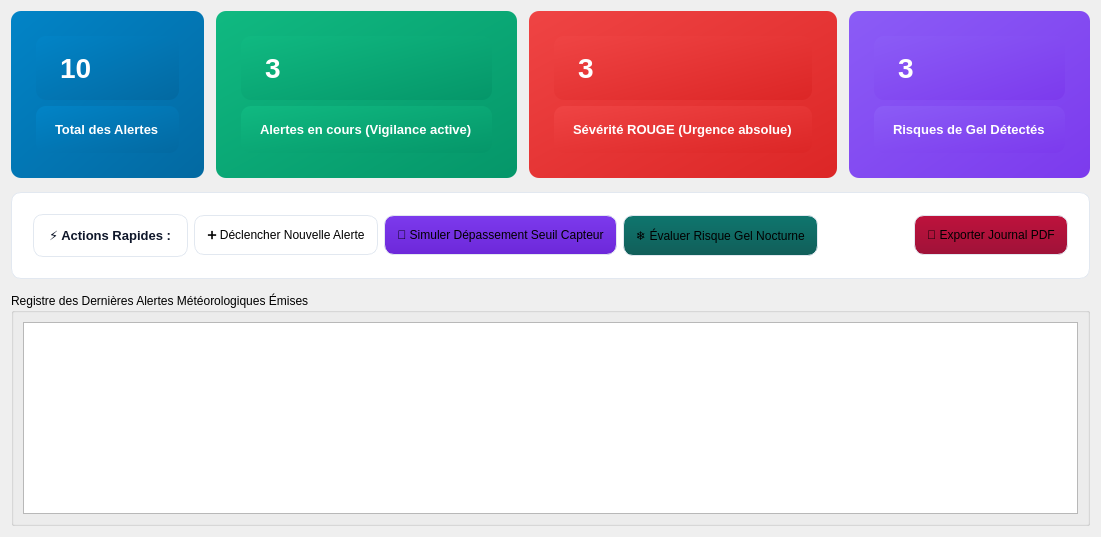
         <widget class="QWidget" name="pageDashboard">
          <layout class="QVBoxLayout" name="layoutPageDash">
           <property name="spacing">
            <number>14</number>
           </property>
           <!-- KPI CARDS -->
           <item>
            <layout class="QHBoxLayout" name="kpiDashLayout">
             <property name="spacing">
              <number>12</number>
             </property>
             <item>
              <widget class="QFrame" name="kpiTotal">
               <property name="styleSheet">
                <string notr="true">background: qlineargradient(x1:0, y1:0, x2:1, y2:1, stop:0 #0284c7, stop:1 #0369a1); color: white; border-radius: 10px; padding: 16px;</string>
               </property>
               <layout class="QVBoxLayout" name="kpiTotalVBox">
                <item><widget class="QLabel" name="lblKpiTotalVal"><property name="text"><string>10</string></property><property name="styleSheet"><string notr="true">font-size: 28px; font-weight: 800;</string></property></widget></item>
                <item><widget class="QLabel" name="lblKpiTotalTitle"><property name="text"><string>Total des Alertes</string></property><property name="styleSheet"><string notr="true">font-size: 13px; font-weight: bold; color: #ffffff;</string></property></widget></item>
               </layout>
              </widget>
             </item>
             <item>
              <widget class="QFrame" name="kpiEnCours">
               <property name="styleSheet">
                <string notr="true">background: qlineargradient(x1:0, y1:0, x2:1, y2:1, stop:0 #10b981, stop:1 #059669); color: white; border-radius: 10px; padding: 16px;</string>
               </property>
               <layout class="QVBoxLayout" name="kpiEnCoursVBox">
                <item><widget class="QLabel" name="lblKpiEnCoursVal"><property name="text"><string>3</string></property><property name="styleSheet"><string notr="true">font-size: 28px; font-weight: 800;</string></property></widget></item>
                <item><widget class="QLabel" name="lblKpiEnCoursTitle"><property name="text"><string>Alertes en cours (Vigilance active)</string></property><property name="styleSheet"><string notr="true">font-size: 13px; font-weight: bold; color: #ffffff;</string></property></widget></item>
               </layout>
              </widget>
             </item>
             <item>
              <widget class="QFrame" name="kpiCritique">
               <property name="styleSheet">
                <string notr="true">background: qlineargradient(x1:0, y1:0, x2:1, y2:1, stop:0 #ef4444, stop:1 #dc2626); color: white; border-radius: 10px; padding: 16px;</string>
               </property>
               <layout class="QVBoxLayout" name="kpiCritiqueVBox">
                <item><widget class="QLabel" name="lblKpiCritiqueVal"><property name="text"><string>3</string></property><property name="styleSheet"><string notr="true">font-size: 28px; font-weight: 800;</string></property></widget></item>
                <item><widget class="QLabel" name="lblKpiCritiqueTitle"><property name="text"><string>Sévérité ROUGE (Urgence absolue)</string></property><property name="styleSheet"><string notr="true">font-size: 13px; font-weight: bold; color: #ffffff;</string></property></widget></item>
               </layout>
              </widget>
             </item>
             <item>
              <widget class="QFrame" name="kpiGel">
               <property name="styleSheet">
                <string notr="true">background: qlineargradient(x1:0, y1:0, x2:1, y2:1, stop:0 #8b5cf6, stop:1 #7c3aed); color: white; border-radius: 10px; padding: 16px;</string>
               </property>
               <layout class="QVBoxLayout" name="kpiGelVBox">
                <item><widget class="QLabel" name="lblKpiGelVal"><property name="text"><string>3</string></property><property name="styleSheet"><string notr="true">font-size: 28px; font-weight: 800;</string></property></widget></item>
                <item><widget class="QLabel" name="lblKpiGelTitle"><property name="text"><string>Risques de Gel Détectés</string></property><property name="styleSheet"><string notr="true">font-size: 13px; font-weight: bold; color: #ffffff;</string></property></widget></item>
               </layout>
              </widget>
             </item>
            </layout>
           </item>
           <!-- QUICK SHORTCUT ACTIONS ROW -->
           <item>
            <widget class="QFrame" name="dashActionsFrame">
             <property name="styleSheet">
              <string notr="true">background-color: #ffffff; border: 1px solid #e2e8f0; border-radius: 10px; padding: 12px;</string>
             </property>
             <layout class="QHBoxLayout" name="dashActionsHLayout">
              <item>
               <widget class="QLabel" name="lblQuickActions">
                <property name="text">
                 <string>⚡ Actions Rapides :</string>
                </property>
                <property name="styleSheet">
                 <string notr="true">font-weight: bold; color: #0f172a; font-size: 13px;</string>
                </property>
               </widget>
              </item>
              <item>
               <widget class="QPushButton" name="btnDashNewAlert">
                <property name="cursor"><cursorShape>PointingHandCursor</cursorShape></property>
                <property name="text"><string>➕ Déclencher Nouvelle Alerte</string></property>
               </widget>
              </item>
              <item>
               <widget class="QPushButton" name="btnDashSimulSensor">
                <property name="cursor"><cursorShape>PointingHandCursor</cursorShape></property>
                <property name="text"><string>📡 Simuler Dépassement Seuil Capteur</string></property>
                <property name="styleSheet">
                 <string notr="true">background: qlineargradient(x1:0, y1:0, x2:0, y2:1, stop:0 #7c3aed, stop:1 #6d28d9);</string>
                </property>
               </widget>
              </item>
              <item>
               <widget class="QPushButton" name="btnDashTestFrost">
                <property name="cursor"><cursorShape>PointingHandCursor</cursorShape></property>
                <property name="text"><string>❄️ Évaluer Risque Gel Nocturne</string></property>
                <property name="styleSheet">
                 <string notr="true">background: qlineargradient(x1:0, y1:0, x2:0, y2:1, stop:0 #0f766e, stop:1 #115e59);</string>
                </property>
               </widget>
              </item>
              <item>
               <spacer name="dashActSpacer">
                <property name="orientation"><enum>Qt::Horizontal</enum></property>
                <property name="sizeHint" stdset="0"><size><width>40</width><height>20</height></size></property>
               </spacer>
              </item>
              <item>
               <widget class="QPushButton" name="btnDashExportPDF">
                <property name="cursor"><cursorShape>PointingHandCursor</cursorShape></property>
                <property name="text"><string>📄 Exporter Journal PDF</string></property>
                <property name="styleSheet">
                 <string notr="true">background: qlineargradient(x1:0, y1:0, x2:0, y2:1, stop:0 #be123c, stop:1 #9f1239);</string>
                </property>
               </widget>
              </item>
             </layout>
            </widget>
           </item>
           <!-- RECENT ALERTS SUMMARY -->
           <item>
            <widget class="QGroupBox" name="groupDashRecent">
             <property name="title">
              <string>Registre des Dernières Alertes Météorologiques Émises</string>
             </property>
             <layout class="QVBoxLayout" name="dashRecentVLayout">
              <item>
               <widget class="QTableView" name="tableDashAlertes">
                <property name="selectionMode">
                 <enum>QAbstractItemView::SingleSelection</enum>
                </property>
                <property name="selectionBehavior">
                 <enum>QAbstractItemView::SelectRows</enum>
                </property>
               </widget>
              </item>
             </layout>
            </widget>
           </item>
          </layout>
         </widget>
